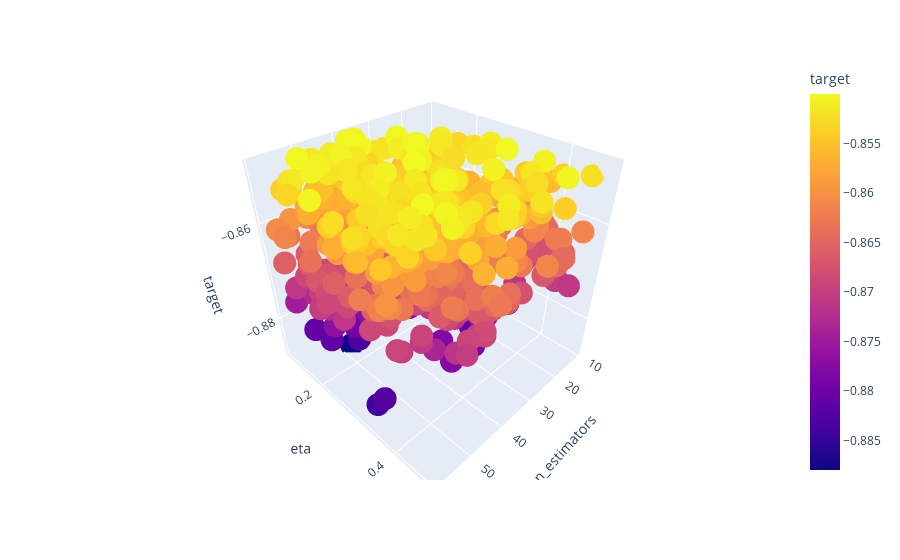

Notebook code cell kept with this figure:
### Code cell
px.scatter_3d(df2, x = "n_estimators", y = "eta", z = "target", color = "target")

### Figure 1 — Plotly figure (JSON) as saved in the notebook; plotly's stock layout.template omitted (floating-point values rounded to 4 significant figures; data arrays with more than 128 entries replaced by an {"elided": "..."} marker saying what was removed)
{"data": [{"hovertemplate": "n_estimators=%{x}<br>eta=%{y}<br>target=%{marker.color}<extra></extra>", "legendgroup": "", "marker": {"color": {"elided": "646 float values"}, "coloraxis": "coloraxis", "symbol": "circle"}, "mode": "markers", "name": "", "scene": "scene", "showlegend": false, "type": "scatter3d", "x": {"elided": "646 int values"}, "y": {"elided": "646 float values"}, "z": {"elided": "646 float values"}}], "layout": {"coloraxis": {"colorbar": {"title": {"text": "target"}}, "colorscale": [[0, "#0d0887"], [0.1111, "#46039f"], [0.2222, "#7201a8"], [0.3333, "#9c179e"], [0.4444, "#bd3786"], [0.5556, "#d8576b"], [0.6667, "#ed7953"], [0.7778, "#fb9f3a"], [0.8889, "#fdca26"], [1, "#f0f921"]]}, "legend": {"tracegroupgap": 0}, "margin": {"t": 60}, "scene": {"domain": {"x": [0, 1], "y": [0, 1]}, "xaxis": {"title": {"text": "n_estimators"}}, "yaxis": {"title": {"text": "eta"}}, "zaxis": {"title": {"text": "target"}}}}}
